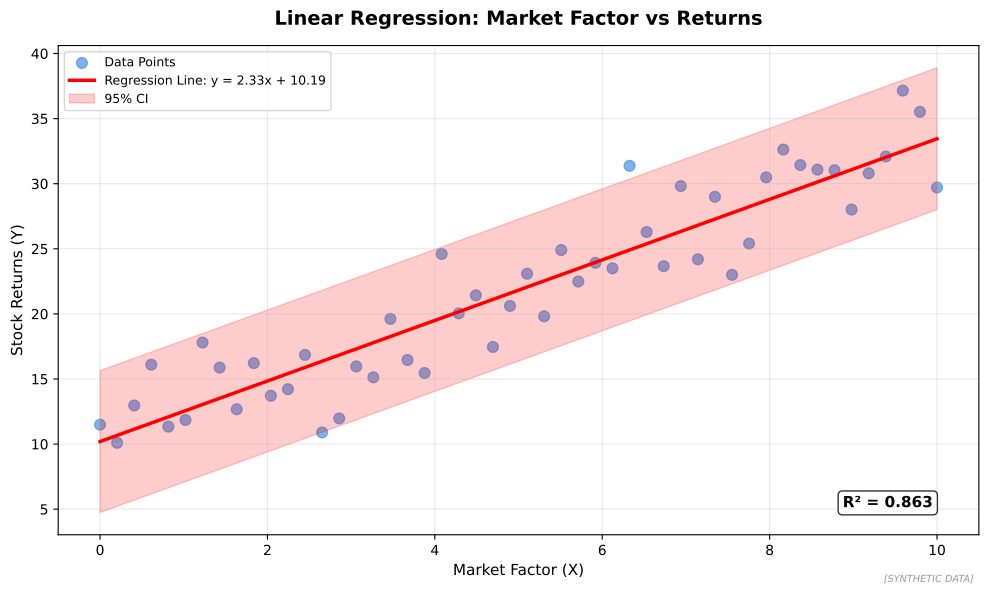

Generate this figure with Python:
"""
Linear Regression Example
Stock price prediction example

Output: linear_regression_example.pdf
Module: module_03_ai_ml
Lesson: 27 - Regression
"""

from pathlib import Path
import matplotlib.pyplot as plt
import numpy as np

CHART_METADATA = {
    'title': 'Linear Regression Example',
    'module': 'module_03_ai_ml',
    'lesson': 27,
    'url': 'https://github.com/Digital-AI-Finance/digital-finance/tree/main/module_03_ai_ml/figures/linear_regression_example'
}

plt.rcParams.update({'font.size': 10, 'axes.labelsize': 10})

def create_chart():
    fig, ax = plt.subplots(figsize=(10, 6))

    np.random.seed(42)
    X = np.linspace(0, 10, 50)
    y = 2.5 * X + 10 + np.random.randn(50) * 3

    ax.scatter(X, y, color='#4A90E2', s=60, alpha=0.7, label='Data Points')

    # Regression line
    m, b = np.polyfit(X, y, 1)
    ax.plot(X, m * X + b, 'r-', linewidth=2.5, label=f'Regression Line: y = {m:.2f}x + {b:.2f}')

    # Confidence interval
    y_pred = m * X + b
    residuals = y - y_pred
    std_err = np.std(residuals)
    ax.fill_between(X, y_pred - 2*std_err, y_pred + 2*std_err, alpha=0.2, color='red', label='95% CI')

    ax.set_xlabel('Market Factor (X)', fontsize=11)
    ax.set_ylabel('Stock Returns (Y)', fontsize=11)
    ax.set_title('Linear Regression: Market Factor vs Returns', fontsize=14, fontweight='bold', pad=15)
    ax.legend(loc='upper left', fontsize=9)

    # R-squared annotation
    ss_res = np.sum(residuals**2)
    ss_tot = np.sum((y - np.mean(y))**2)
    r_squared = 1 - ss_res/ss_tot
    ax.text(0.95, 0.05, f'R² = {r_squared:.3f}', transform=ax.transAxes,
            fontsize=11, fontweight='bold', ha='right', va='bottom',
            bbox=dict(boxstyle='round', facecolor='white', alpha=0.8))

    ax.grid(True, alpha=0.3)
    fig.text(0.98, 0.02, '[SYNTHETIC DATA]', fontsize=7, color='#999999', ha='right', style='italic')
    plt.tight_layout()

    output_path = Path(__file__).parent / 'linear_regression_example.pdf'
    plt.savefig(output_path, format='pdf', dpi=300, bbox_inches='tight')
    plt.close()
    print(f"Chart saved to: {output_path}")
    return output_path

if __name__ == '__main__':
    create_chart()
